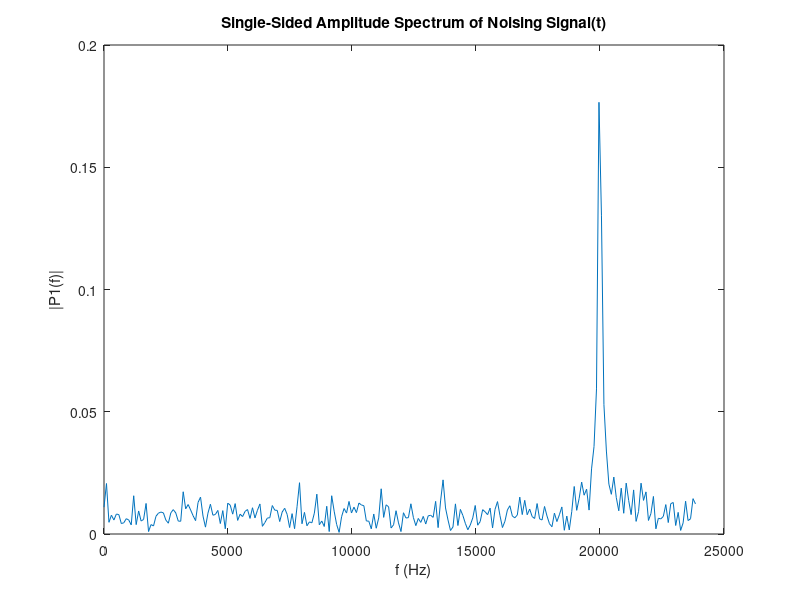

Write MATLAB code to recreate this figure.
%% Generating Sounds over Matlab
%% I - Creating Sinus Pulse
%%
Amplitude = 1;                         % 1V     
samplingFrequency = 48000;             % 48 KHz
frequency = 20e+3;                     % 20 KHz
duration = 0.01;                       % 10 ms 
t = 0:1/samplingFrequency:duration;    % Time Vector
%%
sinusPulse = Amplitude*sin(2*pi*frequency*t); % sinusPulse(t) = 1*sin(2*pi*1000*t)
%% I- 1- Plotting Sinus
%%
plot(t,sinusPulse); 
title('Sin(2*pi*20000*t)')   % title
ylabel('Amplitude (V)')
xlabel('time (s)')
ylim([-1.2 1.2])
%% I- 2- Adding Random Numbers
% "rand" Function should be the same size of sinusPulse

noisingSignal = sinusPulse.*rand(1,length(sinusPulse)); % .* It means multiply by elements 
%%
plot(t,noisingSignal)   % Plotting signal
title('Noising Signal')   % title
ylabel('Amplitude (V)')
xlabel('time (s)')
ylim([-1.2 1.2])
%% I- 3- Listening to the noise tone
%%
sound(noisingSignal)  
%% I- 4- Spectral Analysis
%% Fast Fourier Transform
%%
noisingSignalFFT = fft(noisingSignal);      % Calculate the fft of the noise Signal
lenSignal = length(noisingSignalFFT);       % Calculate the length of the noising Signal
%% 
% Compute the two-sided spectrum |P2|. Then compute the single-sided spectrum 
% |P1.|

P2 = abs(noisingSignalFFT/lenSignal);        % Calculate the Module or just the real values
                                             % because the fft produce 
                                             % complex values
P1 = P2(1:round(lenSignal/2)-1);             % Single Side 
%% 
% Define the frequency domain |f| and plot the single-sided amplitude spectrum 
% |P1|.

f = samplingFrequency*(0:(lenSignal/2)-1)/lenSignal;            % Frequency Vector
plot(f,P1) 
title('Single-Sided Amplitude Spectrum of Noising Signal(t)')
xlabel('f (Hz)')
ylabel('|P1(f)|')
%% 
% As you see we have a peak at 20 KHz with a random amplitude due rand function 
% and sinus function respectively.